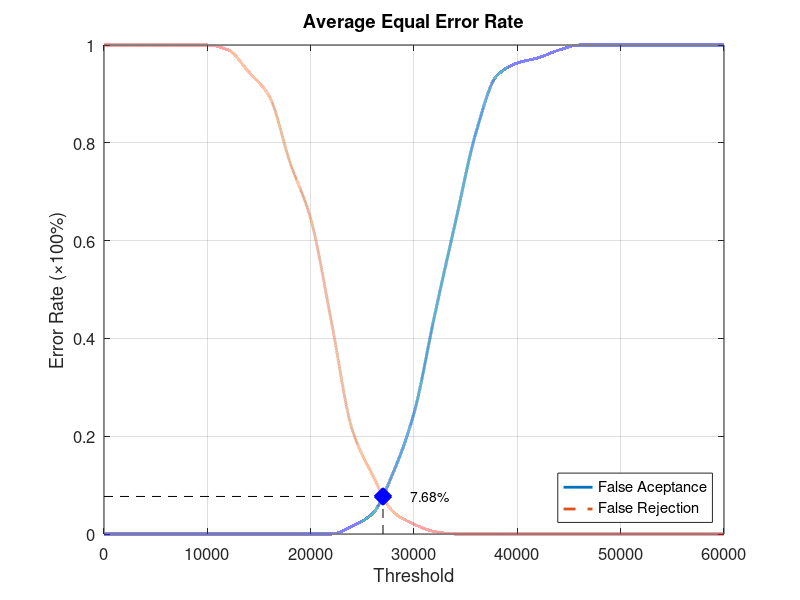
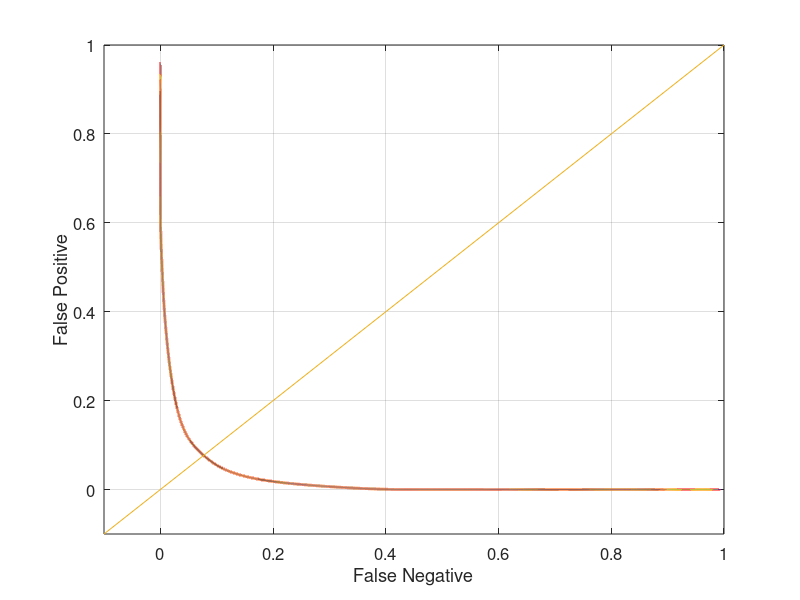

These figures' MATLAB source, in order:
function yEER = Database3_1
close all;
clear;
clc;
x = 0:2000:60000;
xq = 0:0.5:60000;

y0 = [0 0 0 0 0 0 0 0 0 0 0 0 0.0157895 0.0421053 0.126316 0.247368 0.447368 0.636842 0.821053 0.936842 0.963158 0.973684 0.989474 1 1 1 1 1 1 1 1];
yy0 = interp1(x, y0, xq, 'pchip');
y1 = [1 1 1 1 1 1 0.99 0.945 0.895 0.76 0.645 0.435 0.215 0.12 0.045 0.02 0.005 0 0 0 0 0 0 0 0 0 0 0 0 0 0];
yy1 = interp1(x, y1, xq, 'pchip');

% Calculating EER: 
y2 = abs(y0 - y1);
find(y2 == min(y2))
yy2 = abs(yy0 - yy1);
xEER = find(yy2 == min(yy2));
xEERIndex = xq(xEER) % X-axis EER
yEER = yy0(xEER) % Y-axis EER

main = figure
plot(xq, yy0,'-','LineWidth', 2);	hold on
plot(xq, yy1,'--','LineWidth', 2);	hold on
plot([xEERIndex xEERIndex], [0 yEER], 'k--');	hold on
plot([0 xEERIndex], [yEER yEER], 'k--');	hold on
plot(xEERIndex, yEER, 'bx', 'LineWidth', 10);	hold on
text(xEERIndex + 10 * xEERIndex / 100, yEER, [num2str(round((10000 * yEER)) / 100) '%'])
legend('False Aceptance', 'False Rejection', 'Location', 'SouthEast')
xlabel('Threshold')
ylabel('Error Rate (\times100%)')
title('Average Equal Error Rate')
set(gca, 'FontSize', 12)
axis([0 60000 0 1])
grid on

print(main, 'Database3_1Main', '-dpng');
FNRxFPR = figure('Color', [1 1 1]);
plot(yy1, yy0, '-', yy1, yy0, 'LineWidth', 2);
hold on
y = -0.1:0.1:1
plot(y, y); 
set(gca, 'FontSize', 12)
xlabel('False Negative')
ylabel('False Positive')
axis([-0.1 1 -0.1 1])
set(gca, 'FontSize', 12)
grid on

print(FNRxFPR, 'Database3_1FNRxFPR','-dpng');
end
